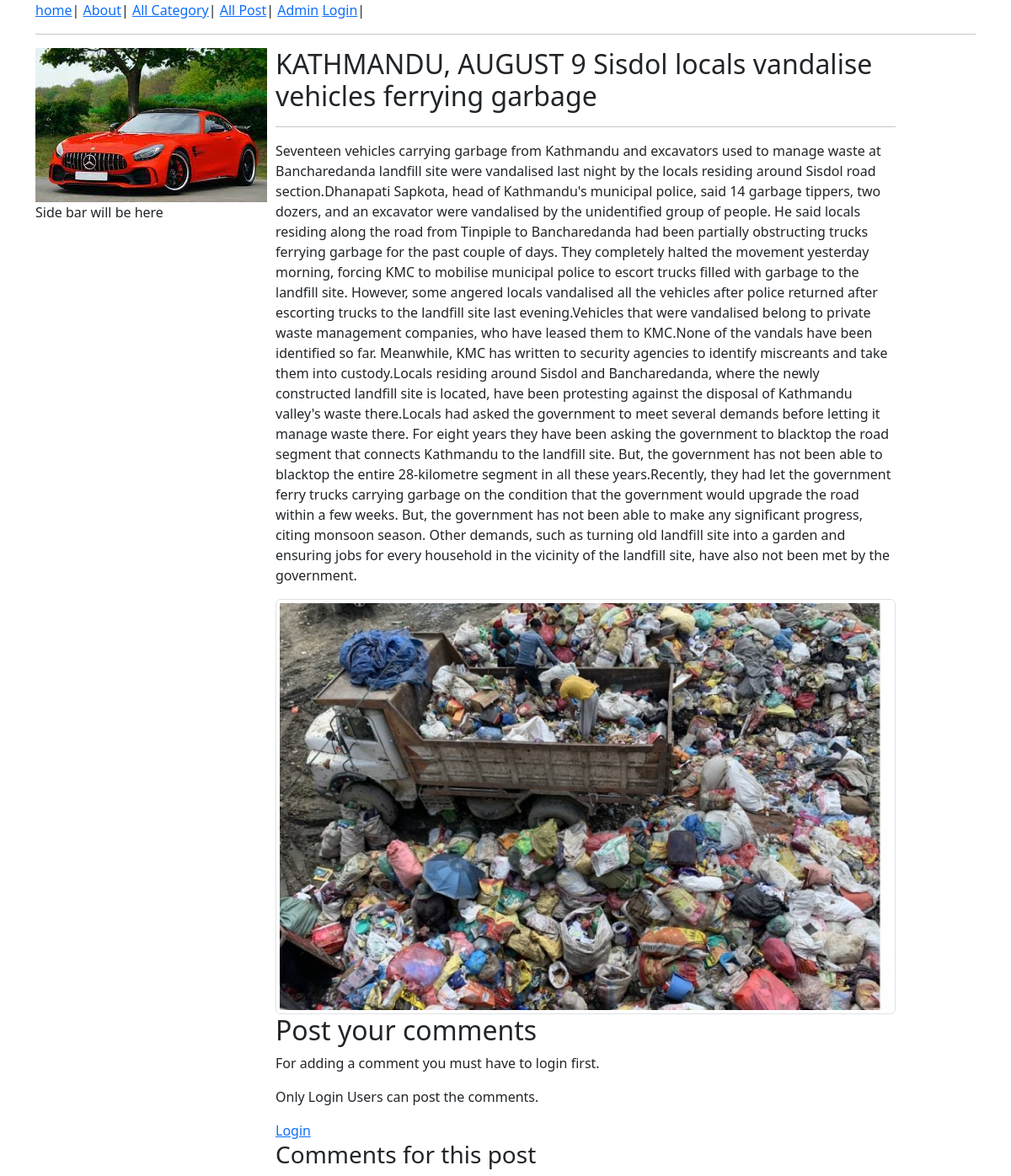
The page /post/details/?id=4 on the database as committed earlier.
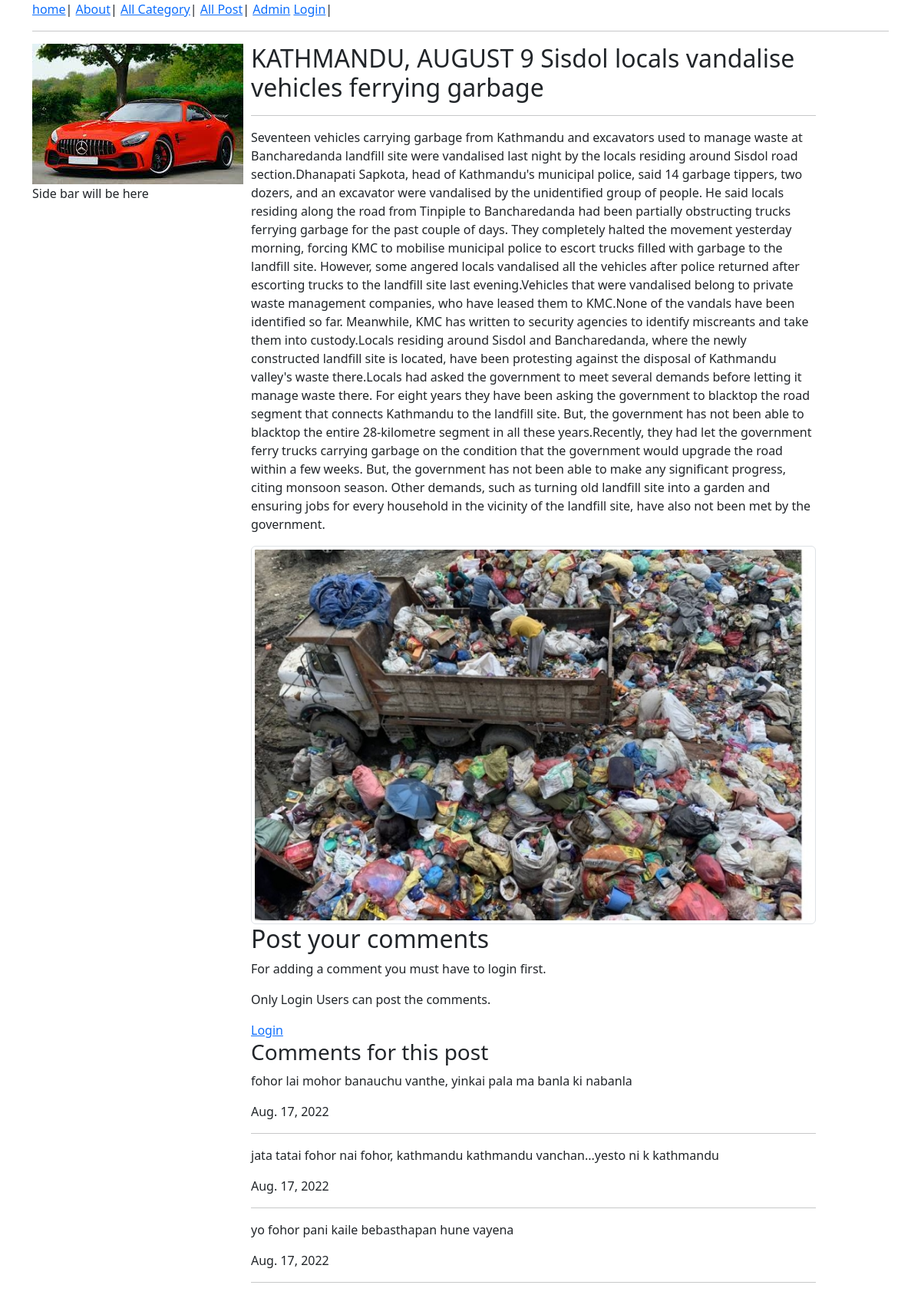
The same page on the database as committed later.
### post/models.py (models this page shows, shortened)
class Post(models.Model):
    user = models.ForeignKey(User, on_delete=models.SET_NULL, blank=True, null=True)
    category = models.ForeignKey(Category, verbose_name='categoryid', on_delete=models.SET_NULL, null=True)
    title = models.TextField(max_length=200, null=True)
    description = models.TextField(max_length=200, null=True)
    keywords = models.TextField(max_length=200, null=True)
    heading = models.TextField(max_length=200, null=True)
    details = models.TextField(null=True)
    featureimage = models.ImageField(upload_to='static', null=True)
    status = models.BooleanField(null=True)
    createdate = models.DateField(auto_now=True)
    updatedate = models.DateField(auto_now=True)

### comments/models.py (models this page shows, shortened)
class Comments(models.Model):
    user = models.ForeignKey(User, on_delete=models.SET_NULL, blank=True, null=True)
    post = models.ForeignKey(Post, verbose_name='postid', on_delete=models.SET_NULL, null=True)
    cmt = models.TextField(null=True)
    details = models.TextField(null=True)
    status = models.BooleanField(null=True)
    createdate = models.DateField(auto_now=True)
    updatedate = models.DateField(auto_now=True)

### post/views.py (the view)
# urls.py: path('details/', views.details, name='postdetails'),
def details(request):
    postid = request.GET['id']
    post = Post.objects.filter(id=postid) #"SELECT * from Post where id ="+postid
    allcomment = Comments.objects.filter(post_id=postid, status=1).order_by('id').reverse()
    context= {
        'post':post,
        'allcomment':allcomment,
        'postid':postid,
    }
    return render(request, 'post/details.html', context)

### templates/post/details.html
{% extends '../template.html' %}
{% load static %}
{% block content %}
<div>
{% for pinfo in post %}
<h2>{{ pinfo.heading }}</h2>
<hr/>
<p>
    {{ pinfo.details }}
</p>
<img src = "/{{pinfo.featureimage}}" alt="{{pinfo.heading}}" title="{{pinfo.heading}}" class="img-fluid img-thumbnail rounded"/>
{% endfor %}
</div>
<div>
    <h2>Post your comments</h2>
    {% if user.is_authenticated %}
    {% for cmtmessage in messages %}
        {{ cmtmessage }}
        {% endfor %}
        <form action ="/comments/add/" method="post">
        {%csrf_token %}
        <input type = "hidden" value="{{postid}}" name="post_id"/><br/>
        <input type="text" readonly value="{{user.id}}" name="user_id"/><br/>
        <textarea rows="5" cols="50" name="cmt">
        </textarea>
        <br/>
        <input type="submit" name="Submit" value="Post Comments"/>
        <input type="reset" name="Reset" value="Cancle"/>
        </form>
{% else %}
    <p>For adding a comment you must have to login first.</p>
    <p>Only Login Users can post the comments.</p>
    <a href="{% url 'login' %}">Login</a>
{% endif %}
</div>
<div>
    <h3>Comments for this post</h3>
    {% for cmt in allcomment %}
    <p>{{ cmt.cmt }}</p>
    <p>{{ cmt.createdate }}</p>
    <hr/>
    {% endfor %}
</div>
{% endblock content %}

### templates/template.html (shortened to what this page needs)
{% load static %}
<!DOCTYPE html>
<html lang="en">
<head>
<link rel="stylesheet" href="{% static 'css/bootstrap.min.css' %}" />
</head>
<body>
    <div class="container">
        <div class="row">
            <div class="col-xl-12">
                {% include 'navbar.html' %}
            </div>
        </div>
        <div class="row">
            <div class="col-xl-3">
                <img src = "{% static 'images/car.jpg'%}">
               Side bar will be here
            </div>
            <div class="col-xl-8"> {% block content%}
                {% endblock %}
            </div>
        </div>
    </div>
</body>
</html>

### templates/navbar.html
<a href="/">home</a>|
<a href="/about">About</a>|
<a href="{% url 'allcategory'%}">All Category</a>|
<a href="{% url 'allpost'%}">All Post</a>|
<a href="/admin">Admin</a>
{% if user.is_authenticated %}
    Hello, {{ user.first_name }}
    <a href="{% url 'lgt' %}">Logout</a>|
{% else %}
<a href="{% url 'login' %}">Login</a>|
{% endif %}
<hr/>

Rows that differ between the two databases and show on the page:
added Comments: cmt "fohor lai mohor banauchu vanthe, yinkai pala ma banla ki nabanla", createdate "Aug. 17, 2022"
added Comments: cmt "jata tatai fohor nai fohor, kathmandu kathmandu vanchan...yesto ni k kathmandu", createdate "Aug. 17, 2022"
added Comments: cmt "yo fohor pani kaile bebasthapan hune vayena", createdate "Aug. 17, 2022"
